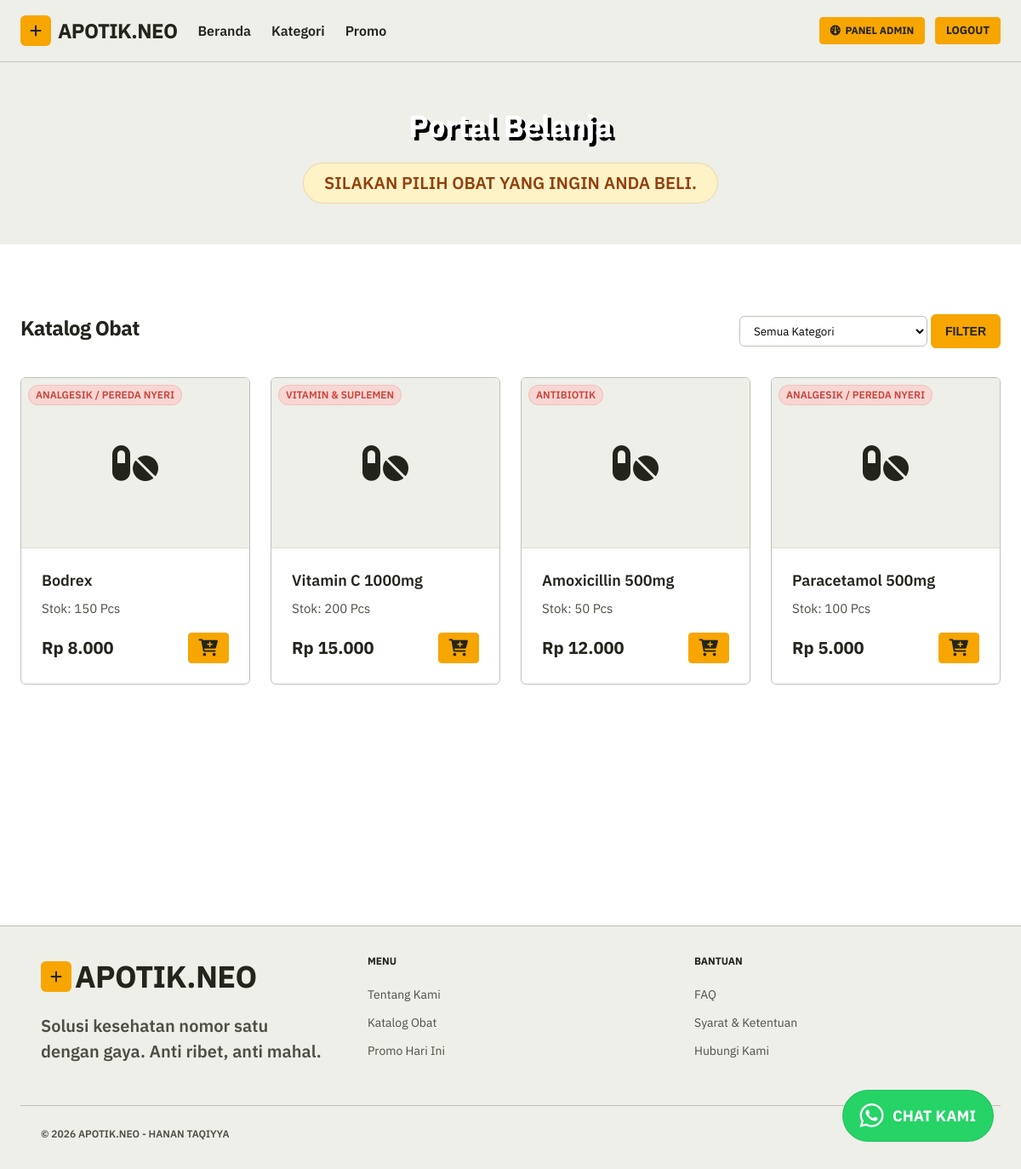
Page /user/user_home.php (signed in) on the committed database.
### tables this page shows
CREATE TABLE data_obat (
    id_obat INT AUTO_INCREMENT PRIMARY KEY,
    nama_obat VARCHAR(150) NOT NULL,
    id_kategori INT,
    harga INT NOT NULL,
    stok INT NOT NULL,
    tanggal_kadaluarsa DATE NOT NULL,
    gambar VARCHAR(255) DEFAULT 'default.jpg',
    deskripsi TEXT,
    FOREIGN KEY (id_kategori) REFERENCES kategori_obat(id_kategori) ON DELETE SET NULL ON UPDATE CASCADE
);

CREATE TABLE kategori_obat (
    id_kategori INT AUTO_INCREMENT PRIMARY KEY,
    nama_kategori VARCHAR(100) NOT NULL
);

### config/functions.php (called while the page is built, shortened)
<?php
function get_daftar_obat($koneksi, $kategori_id = null, $search_query = null, $limit = null) {
    $query = "SELECT data_obat.*, kategori_obat.nama_kategori
              FROM data_obat
              LEFT JOIN kategori_obat ON data_obat.id_kategori = kategori_obat.id_kategori
              WHERE 1=1";
    $query .= " ORDER BY data_obat.id_obat DESC";
    $result = mysqli_query($koneksi, $query);
    $obat = [];
    while ($row = mysqli_fetch_assoc($result)) {
        $obat[] = $row;
    }
    return $obat;
}
?>

### user/user_home.php (the view, shortened to what this page needs)
<?php
include '../config/koneksi.php';
require_once '../config/functions.php';
$kategori_aktif = isset($_GET['kategori']) ? $_GET['kategori'] : '';
$search_query = isset($_GET['search']) ? $_GET['search'] : '';
$list_obat = get_daftar_obat($koneksi, $kategori_aktif, $search_query);
require_once '../templates/header.php';
?>
<div class="hero-block bg-blue" style="padding-top: 3rem; padding-bottom: 3rem;">
    <div class="container text-center">
        <h1 class="heading-hero" style="color: var(--white); text-shadow: 4px 4px 0 #000; margin-bottom: 1rem;">Portal Belanja</h1>
        <p class="badge-neo bg-yellow" style="font-size: 1.25rem; padding: 0.5rem 1.5rem; display: inline-block;">Silakan pilih obat yang ingin Anda beli.</p>
    </div>
</div>
<section class="section-py bg-white min-h-screen">
    <div class="container">
        <div class="flex justify-between items-center mb-12 wrap gap-4">
            <h2 class="heading-section m-0">Katalog Obat</h2>
            <form method="GET" action="user_home.php" class="flex items-center gap-2">
                <select name="kategori" class="input-neo" style="width: auto; padding: 0.75rem 2.5rem 0.75rem 1rem;">
                    <option value="">Semua Kategori</option>
                </select>
                <button type="submit" class="btn-neo bg-yellow">
                    FILTER
                </button>
            </form>
        </div>
        <div class="grid grid-cols-4 gap-8">
            <?php
            if (!empty($list_obat)) {
                foreach ($list_obat as $row) {
                    include '../templates/product_card.php';
                }
            } else {
                echo '<div style="grid-column: span 4; text-align: center; padding: 3rem 0;"><p class="font-black text-2xl uppercase" style="color: var(--gray-400);">Obat tidak ditemukan</p></div>';
            }
            ?>
        </div>
    </div>
</section>
<?php require_once '../templates/footer.php'; ?>

### templates/product_card.php (shortened to what this page needs)
<?php
$img_src = ($row['gambar'] && $row['gambar'] !== 'default.jpg') ? 'assets/img/' . $row['gambar'] : null;
$base_path = (basename($_SERVER['PHP_SELF']) == 'user_home.php') ? '../' : '';
$detail_url = $base_path . 'detail.php?id=' . $row['id_obat'];
$cart_action = (basename($_SERVER['PHP_SELF']) == 'user_home.php') ? 'cart_action.php' : 'user/cart_action.php';
?>
<div class="product-card">
    <div class="product-card-image-box">
        <div class="badge-neo bg-pink product-card-badge">
            <?= strtoupper(htmlspecialchars($row['nama_kategori'])) ?>
        </div>
        <?php if($img_src): ?>
            <img src="<?= BASE_URL ?>/<?= $img_src ?>" alt="<?= htmlspecialchars($row['nama_obat']) ?>" class="product-card-image">
        <?php else: ?>
            <i class="fa-solid fa-pills text-6xl text-gray-400 drop-shadow-[2px_2px_0_rgba(0,0,0,1)]"></i>
        <?php endif; ?>
    </div>
    <div class="product-card-content">
        <h3 class="product-card-title">
            <a href="<?= $detail_url ?>"><?= htmlspecialchars($row['nama_obat']) ?></a>
        </h3>
        <p class="product-card-stock">Stok: <?= $row['stok'] ?> Pcs</p>
        <div class="product-card-footer">
            <span class="product-card-price">Rp <?= number_format($row['harga'], 0, ',', '.') ?></span>
            <?php if($row['stok'] > 0): ?>
                <form action="<?= $cart_action ?>" method="POST">
                    <button type="submit" class="btn-neo btn-neo-sm bg-yellow">
                        <i class="fa-solid fa-cart-plus text-xl"></i>
                    </button>
                </form>
            <?php else: ?>
                <button disabled class="btn-disabled btn-neo-sm">
                    <i class="fa-solid fa-ban text-xl"></i>
                </button>
            <?php endif; ?>
        </div>
    </div>
</div>

### rows in the picture
data_obat: id_kategori.nama_kategori "ANALGESIK / PEREDA NYERI", nama_obat "Bodrex", stok "150", harga "8.000"
data_obat: id_kategori.nama_kategori "VITAMIN & SUPLEMEN", nama_obat "Vitamin C 1000mg", stok "200", harga "15.000"
data_obat: id_kategori.nama_kategori "ANTIBIOTIK", nama_obat "Amoxicillin 500mg", stok "50", harga "12.000"
data_obat: id_kategori.nama_kategori "ANALGESIK / PEREDA NYERI", nama_obat "Paracetamol 500mg", stok "100", harga "5.000"
